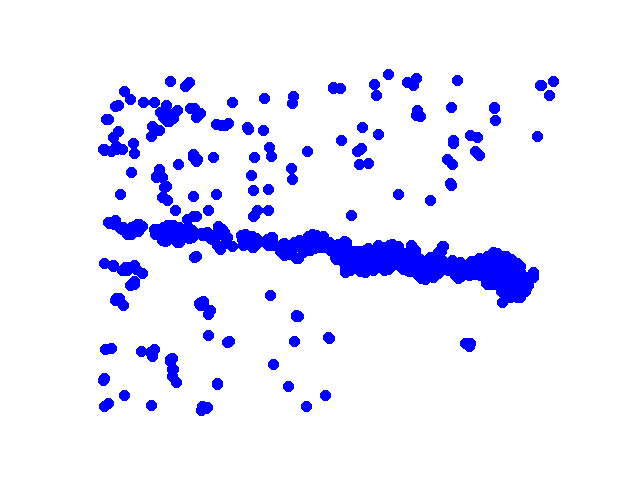
#> input picture Watershed/xy.png, 640 x 480 px
$ jupyter execute --allow-errors Scikit-Watershed.ipynb   (shell and % lines are left out)   (older library calls are emulated)
#> lines starting #> are read from the running program, lines starting #| are printed output that depends on the picture; after the words box and inside, x2 and y2 are one past the last pixel; in counts of white or black regions, pixels touching at a corner belong together
[cell 1]
#Importing required modules
import numpy as np
import cv2
import matplotlib.pyplot as plt
import matplotlib.image as mpimg
import skimage
from skimage import feature
from scipy.ndimage import distance_transform_edt
from skimage import measure
from skimage import morphology, segmentation
from skimage import color
from sklearn.cluster import KMeans

[cell 2]
#Reading in original image
original_image = cv2.imread('xy.png')
#> original_image is the input picture: shape (480, 640, 3); mean B, G, R 255, 233.9, 233.9
plt.imshow(original_image)
plt.show()

[cell 3]
#Converting image to grayscale
original_image_gray = cv2.cvtColor(original_image,cv2.COLOR_BGR2GRAY)
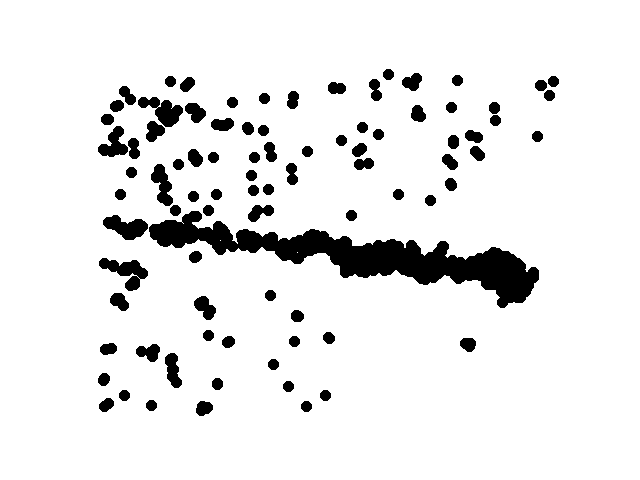
#> original_image_gray: shape (480, 640); values 29 (black) and 255 (white), 91.7% white; 86 black regions, largest, box (x1, y1, x2, y2) and area: (149, 211, 539, 308) 11113, (99, 258, 148, 291) 742, (138, 97, 183, 127) 687
plt.imshow(original_image_gray, cmap="gray")
plt.show()

[cell 4]
#Using canny edge detector to find the edges of the image
#Lower sigma - more edges detected
edges = skimage.feature.canny(original_image_gray, sigma = 2)
#> edges: shape (480, 640) bool; 1.7% white in thin lines or dots, all inside (x1, y1, x2, y2) = (98, 69, 559, 416)
plt.imshow(edges)
plt.show()

[cell 5]
#Converting edge image into a landscape using distance transform
dt = distance_transform_edt(~edges)
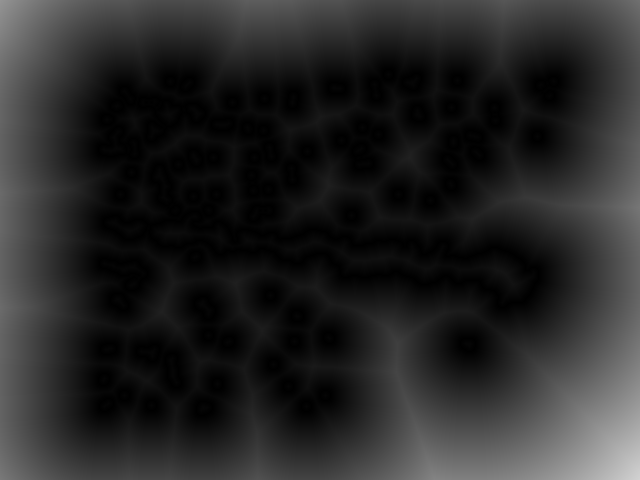
#> dt: shape (480, 640) float64; min 0, max 210.1, mean 39.1
plt.imshow(dt)
plt.show()

[cell 6]
#Finding the locations of the fountains - local peaks
local_max = feature.peak_local_max(dt, indices=False, min_distance=5)
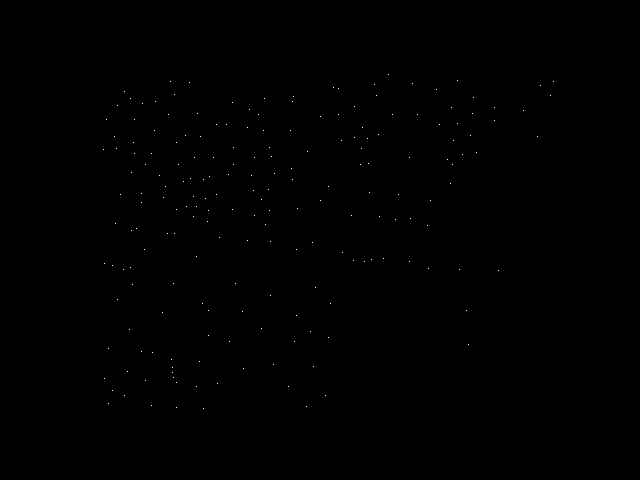
#> local_max: shape (480, 640) bool; 0.06% white in thin lines or dots, all inside (x1, y1, x2, y2) = (103, 74, 554, 409)
plt.imshow(local_max, cmap='gray')
plt.show()

[cell 7]
#Getting the coordinates of the peaks and vizualizing them better
peak_idx = feature.peak_local_max(dt, indices=True,min_distance=5)
#> peak_idx = 199 pairs, first value 74 to 408, second value 103 to 553
plt.plot(peak_idx[:, 1], peak_idx[:,0], 'r.')
plt.imshow(dt)
plt.show()
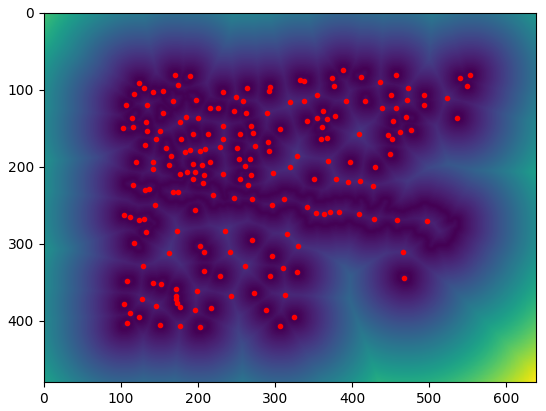
#> figure drawn by matplotlib, 1 panel

[cell 8]
#Labeling segments - each point gets an integer label, so each segment has an id
markers = measure.label(local_max)
#> markers: shape (480, 640) int32; 200 distinct labels, from 0 to 199
#Watershed
labels = morphology.watershed(-dt, markers)
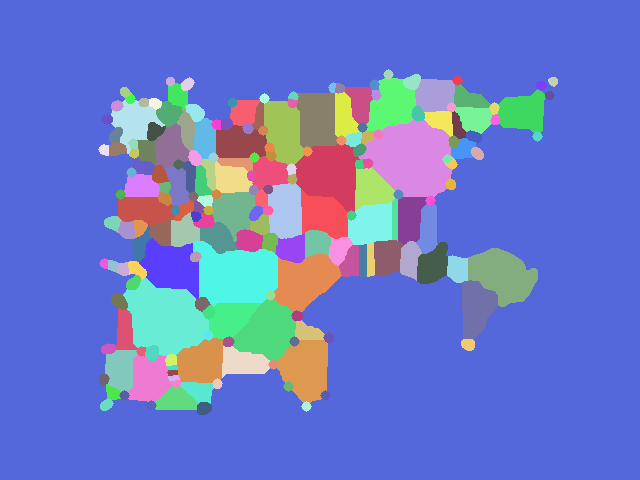
#> labels: shape (480, 640) int32; 199 distinct labels, from 1 to 199; one colour per label, 0 black
#Vizualizing segments
plt.imshow(segmentation.mark_boundaries(original_image_gray, labels))
plt.show()

[cell 9]
#Vizualizing segments better
plt.imshow(color.label2rgb(labels, image = original_image_gray))

[cell 10]
#Different Vizualization
#Displaying the segments by averaging underlying pixel values
plt.imshow(color.label2rgb (labels, image = original_image_gray, kind= 'avg'), cmap='gray')
plt.show()

[cell 11]
#Merging appropriate regions together
#First distinguishing foreground from background by using K-Means clustering
regions = measure.regionprops(labels, intensity_image = original_image_gray)
#> regions = 199 regions; largest, box (x1, y1, x2, y2) and area: (0, 0, 640, 480) 211828, (358, 119, 452, 197) 4914, (123, 277, 209, 356) 4387, (193, 241, 278, 307) 4058, (295, 144, 360, 212) 2958
region_means = [r.mean_intensity for r in regions]
#> region_means = 199 values, max 254.1 at index 159, min 29 at index 0, mean 105.7
model = KMeans(n_clusters=2)
region_means = np.array(region_means).reshape(-1,1)
model.fit(region_means)
print(model.cluster_centers_) #threshold for backgound and foreground

[cell 12]
#predicts label for each region
bg_fg_labels = model.predict(region_means)
#> bg_fg_labels = 199 values, max 1 at index 10, min 0 at index 0, mean 0.342

[cell 13]
#Labeling image appropriately
classified_labels = labels.copy()
for bg_fg, region in zip(bg_fg_labels, regions):
    classified_labels[tuple(region.coords.T)] = bg_fg
    segmented_image = color.label2rgb(classified_labels, image = original_image_gray)
#> this loop made 199 passes
#> bg_fg on passes 1 to 3: 0, 0, 0
#> pass 1, `segmented_image = color.label2rgb(classified_labels, image = original_..`:
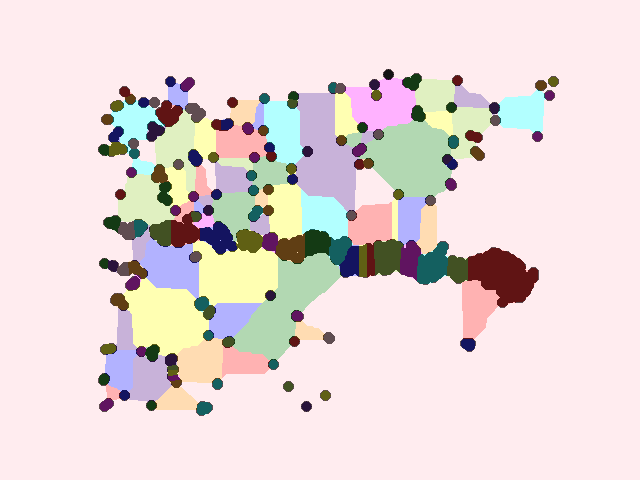
#> segmented_image: shape (480, 640, 3) float64; mean R, G, B 0.906, 0.85, 0.848
#> pass 2, `segmented_image = color.label2rgb(classified_labels, image = original_..`:
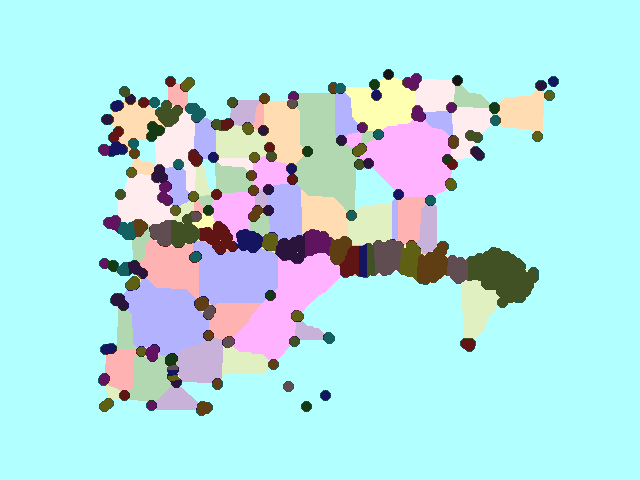
#> segmented_image: shape (480, 640, 3) float64; mean R, G, B 0.702, 0.892, 0.902
#> pass 3, `segmented_image = color.label2rgb(classified_labels, image = original_..`:
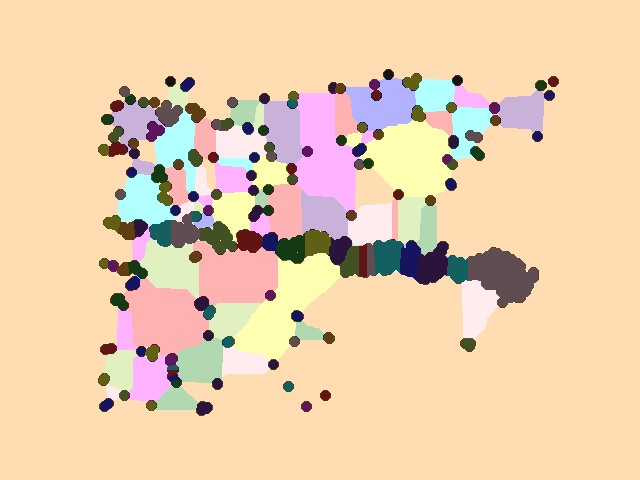
#> segmented_image: shape (480, 640, 3) float64; mean R, G, B 0.919, 0.806, 0.687
#> after the loop:
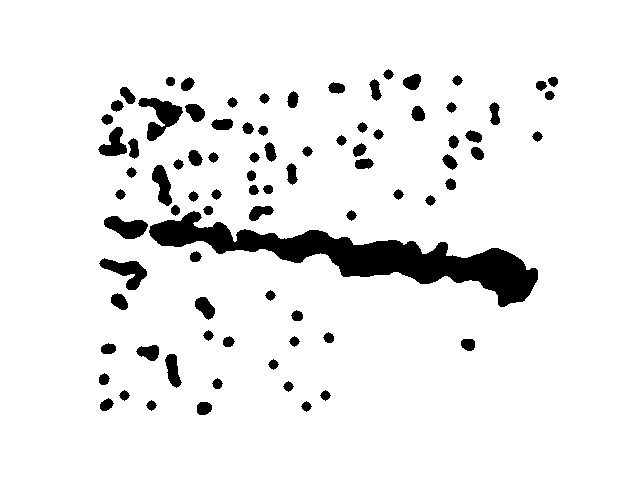
#> classified_labels: shape (480, 640) int32; values 0 (black) and 1 (white), 92.5% white; 84 black regions
plt.imshow(segmented_image)
plt.savefig('segmented_image.png')
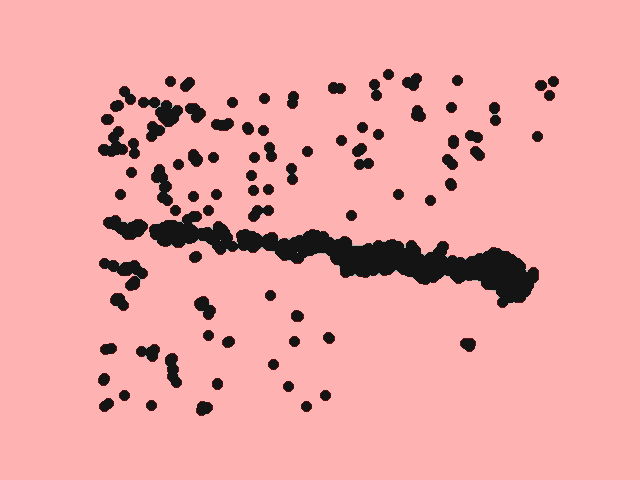
#> shown: shape (480, 640, 3) float64; mean R, G, B 0.926, 0.649, 0.649
plt.show()

[cell 14]
#New labels are in classified_labels
#Finding the area convered by the segments using region props
new_regions = measure.regionprops(classified_labels, intensity_image = original_image_gray)
#> new_regions = 1 regions; box (x1, y1, x2, y2) and area: (0, 0, 640, 480) 284086
region_areas = [r.area for r in new_regions]
#> region_areas = [284086]
print(region_areas)
#| [284086.0]
